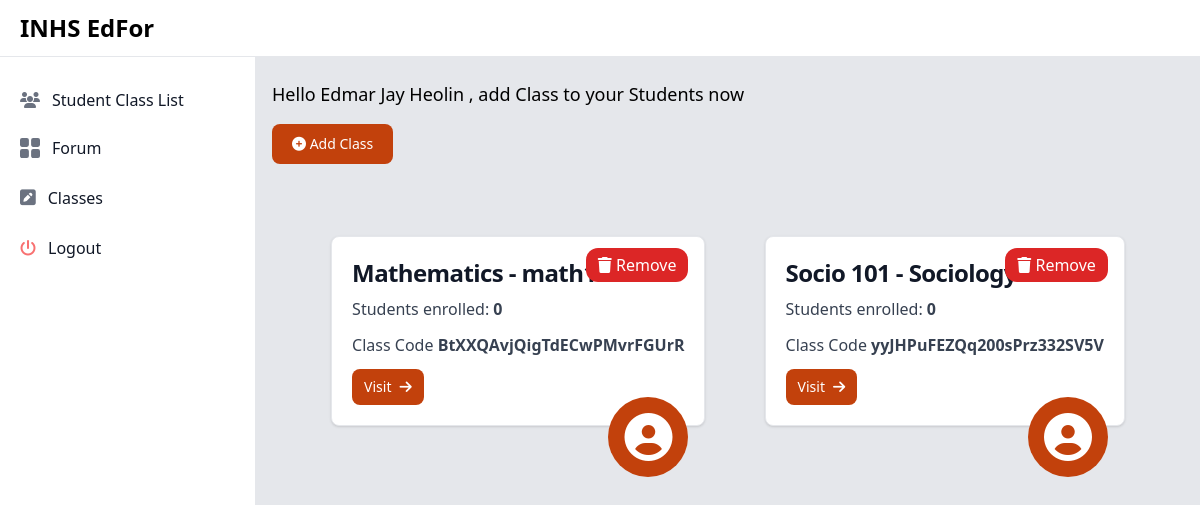
The page /teacher_dashboard (signed in) on the database its author committed.
### users/models.py (models this page shows, shortened)
class Classroom(models.Model):
    class_name = models.CharField(max_length=250)
    section = models.CharField(max_length=250)
    subject = models.CharField(max_length=250)
    room_code = models.CharField(max_length=250)
    instructor = models.ForeignKey(User, on_delete=models.CASCADE, related_name='instructor')
    students = models.ManyToManyField(User)

### users/views.py (the view, shortened to what this page needs)
# urls.py: path('teacher_dashboard', views.teacher_dashboard, name='teacher_dashboard'),
@login_required(login_url='/homepage')
def teacher_dashboard(request):
    classroom = Classroom.objects.filter(instructor=request.user).order_by('-id')
    context = {
        'classroom':classroom,
    }
    return render(request, 'teacher/index.html', context)

### users/templates/teacher/index.html (shortened to what this page needs)
{% load static tailwind_tags %}<!DOCTYPE html>
<html lang="en">
	<head>
		<link
			rel="stylesheet"
			href="https://cdnjs.cloudflare.com/ajax/libs/font-awesome/6.5.2/css/all.min.css" />
		<link
			href="https://cdnjs.cloudflare.com/ajax/libs/flowbite/2.3.0/flowbite.min.css"
			rel="stylesheet" />
		<link
			rel="stylesheet"
			href="{% static 'css/style.css' %}" />
		{% tailwind_css %}
	</head>
	<body class="bg-gray-200">
		{% include 'includes/teacher_sidebar.html' %}
		<div class="p-4 sm:ml-64">
			<div class="p4 mt-16">
				{% if user.is_authenticated %}
				<p class="text-black font-light text-lg">
					Hello
					<b>{{user.first_name}}</b>
					, add Class to your Students now
				</p>
				{% endif %}
				<div class="flex flex-row items-center">
					<button
						data-modal-target="default-modal"
						data-modal-toggle="default-modal"
						class="block mr-3 mt-4 text-white bg-orange-700 hover:bg-orange-800 focus:ring-4 focus:outline-none focus:ring-orange-300 font-medium rounded-lg text-sm px-5 py-2.5 text-center"
						type="button">
						<i
							class="fa fa-plus-circle"
							aria-hidden="true"></i>
						Add Class
					</button>
				</div>
				<div class="mt-14 flex flex-row justify-evenly flex-wrap">
					{% for items in classroom %}
					<div class="max-w-sm bg-white border my-4 border-gray-200 rounded-lg shadow">
						<div class="relative">
							<div class="absolute top-40 right-4 bg-orange-700 p-2 px-3 sm:px-4 sm:p-4 rounded-full">
								<i
									class="fa fa-user-circle text-2xl sm:text-5xl text-white"
									aria-hidden="true"></i>
							</div>
							<div class="absolute top-4 right-4">
								<a
									href="{% url 'deleteClassroom' items.id %}"
									class="text-white hover:scale-110 duration-300 bg-red-600 py-1.5 px-3 rounded-xl">
									<i
										class="fa fa-trash"
										aria-hidden="true"></i>
									Remove
								</a>
							</div>
						</div>
						<div class="p-5">
							<a href="#">
								<h5 class="mb-2 text-2xl font-bold tracking-tight text-gray-900 z-50">
									{{items.class_name}} - {{items.subject}}
								</h5>
							</a>
							<p class="mb-3 font-normal text-gray-700">
								Students enrolled:
								<b>{{items.students.count}}</b>
							</p>
							<p class="mb-3 font-normal text-gray-700">
								Class Code
								<b>{{items.room_code}}</b>
							</p>
							<div>
								<a
									href="{% url 'classroom' items.room_code %}"
									class="inline-flex items-center text-white px-3 py-2 text-sm font-medium text-center bg-orange-700 rounded-lg hover:bg-orange-800 focus:ring-4 focus:outline-none focus:ring-orange-300">
									Visit
									<i
										class="fa fa-arrow-right ml-2"
										aria-hidden="true"></i>
								</a>
							</div>
						</div>
					</div>
					{% endfor %}
				</div>
			</div>
		</div>
	</body>
</html>

### users/templates/includes/teacher_sidebar.html (shortened to what this page needs)
<nav class="fixed top-0 z-50 w-full bg-white border-b border-gray-200">
	<div class="px-3 py-3 lg:px-5 lg:pl-3">
		<div class="flex items-center justify-between">
			<div class="flex items-center justify-start rtl:justify-end">
				<a
					href="#"
					class="flex ms-2 md:me-24">
					<span class="self-center text-xl font-semibold sm:text-2xl whitespace-nowrap">INHS EdFor</span>
				</a>
			</div>
		</div>
	</div>
</nav>
<aside
	id="logo-sidebar"
	class="fixed top-0 left-0 z-40 w-64 h-screen pt-20 transition-transform -translate-x-full bg-white border-r border-gray-200 sm:translate-x-0"
	aria-label="Sidebar">
	<div class="h-full px-3 pb-4 overflow-y-auto bg-white">
		<ul class="space-y-2 font-medium">
			<li>
				<a
					href="{% url 'classlist' %}"
					class="flex items-center p-2 text-gray-900 rounded-lg hover:bg-gray-100 group">
					<i
						class="fa fa-users text-gray-500 transition duration-75 group-hover:text-gray-900"
						aria-hidden="true"></i>
					<span class="ms-3">Student Class List</span>
				</a>
			</li>
			<li>
				<a
					href="{% url 'forum' %}"
					class="flex items-center p-2 text-gray-900 rounded-lg hover:bg-gray-100 group">
					<span class="flex-1 ms-3 whitespace-nowrap">Forum</span>
				</a>
			</li>
			<li>
				<a
					href="{% url 'teacher_dashboard' %}"
					class="flex items-center p-2 text-gray-900 rounded-lg hover:bg-gray-100 group">
					<i
						class="fa fa-pencil-square text-lg text-gray-500 transition duration-75 group-hover:text-gray-900"
						aria-hidden="true"></i>
					<span class="flex-1 ms-3 whitespace-nowrap">Classes</span>
				</a>
			</li>
			<li>
				<a
					href="{% url 'logout' %}"
					class="flex items-center p-2 text-gray-900 rounded-lg hover:bg-gray-100 group">
					<i
						class="fa fa-power-off text-red-400 font-bold transition duration-75 group-hover:text-gray-900"
						aria-hidden="true"></i>
					<span class="flex-1 ms-3 whitespace-nowrap">Logout</span>
				</a>
			</li>
		</ul>
	</div>
</aside>

### rows shown on the page
Classroom: class_name "Mathematics", subject "math101", students.count "0", room_code "BtXXQAvjQigTdECwPMvrFGUrR"
Classroom: class_name "Socio 101", subject "Sociology", students.count "0", room_code "yyJHPuFEZQq200sPrz332SV5V"

### other values the page prints
{{ user.first_name }} "Edmar Jay Heolin"
